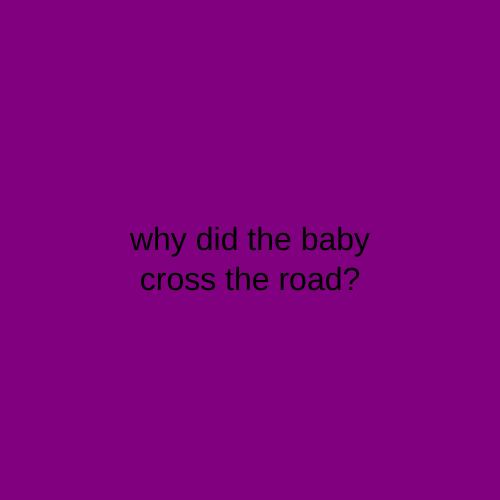
Frame 1 (no input)
Frame 60 (no input): identical to frame 1, image omitted
Frame 120 (the mouse pressed at the canvas centre since frame 60): identical to frame 1, image omitted

The p5.js sketch that drew this single still picture (run headless with seeded random() and noise() and a simulated clock; from frame 60 on, the mouse is pressed at the canvas centre):

// p5.js sketch
// ── sketch.js
let state = 0;
function setup() {
  createCanvas(500, 500);
textAlign(CENTER);
textSize(32);
}

function draw() {
 switch(state){
case 0:
background('purple');
text("why did the baby\ncross the road?", 250, 250);
break;


case 1:
background('orange');
text("because it was\nstapled to the chicken", 250, 250);
break;
 }
}


function mouseReleased(){
  state++;
  if (state > 1){
    state = 0;
  }
}
